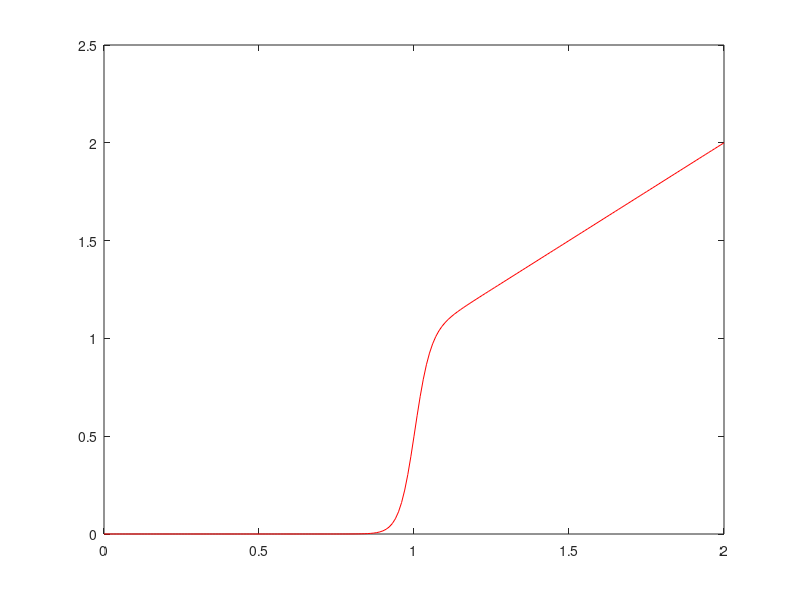

Write MATLAB code to recreate this figure.
sigma_s = 10e-6;
sigma_g = 1;
s = 20;
V_b = 1;
V = [0:0.01:2];

%I_v = (V*sigma_s)+((sigma_g*V*0.5));

%plot(V,(V*sigma_s)+((sigma_g*V*0.5)*(1+tanh(V))))


I_v = (V*sigma_s)+(0.5*V*sigma_g).*(1+tanh(s*(V-V_b)));

plot(V,I_v,'r')
